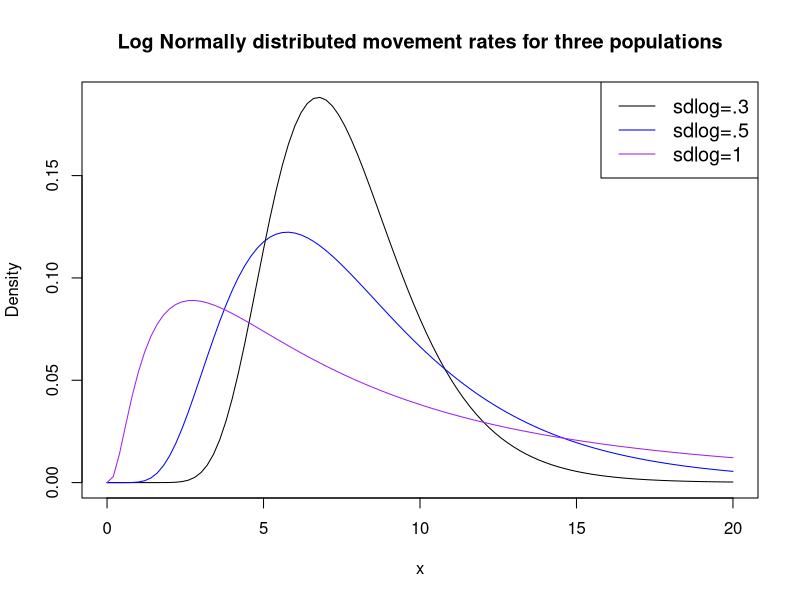
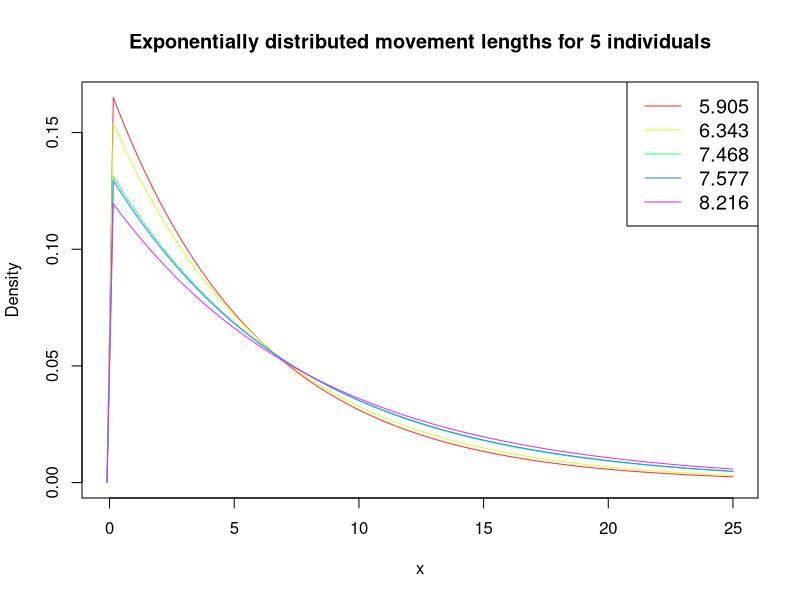
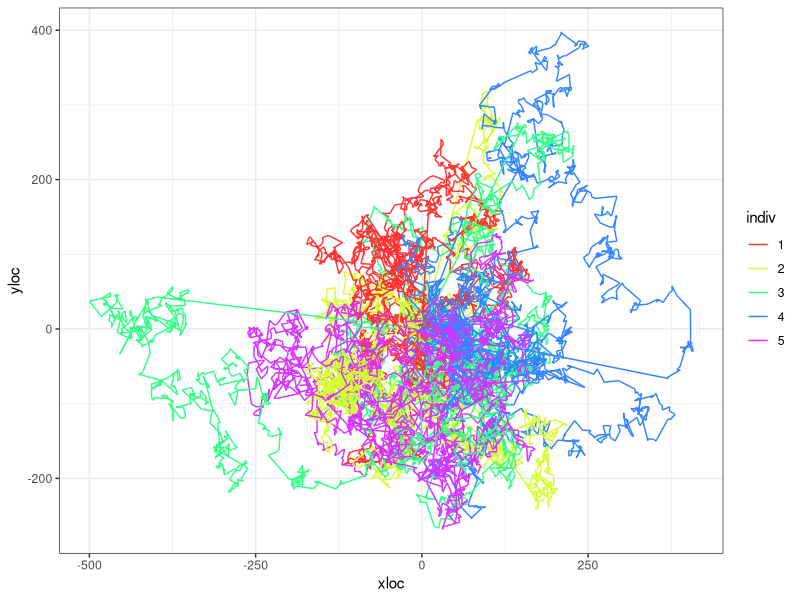

These charts were generated, in order, by the following R code: (Note: this script raises an error after producing the figures.)
## ---- chunk 1
knitr::opts_chunk$set(echo = TRUE)
## ---- chunk 2
library(dplyr)
library(tidyr)
library(ggplot2)
## ---- chunk 3

av.mov.rate <- 2
max.x <- 20

mycols <- c("black", "blue", "purple")
#create density plots
curve(dlnorm(x, meanlog=av.mov.rate, sdlog=.3),
      from=0, to=max.x,
      col=mycols[1],
      main = 'Log Normally distributed movement rates for three populations', #add title
      ylab = 'Density', #change y-axis label
      )

curve(dlnorm(x, meanlog=av.mov.rate, sdlog=.5), 
      from=0, to=max.x,
      col=mycols[2], add=TRUE)

curve(dlnorm(x, meanlog=av.mov.rate, sdlog=1), 
      from=0, to=max.x,
      col=mycols[3], add=TRUE)

#add legend
legend("topright", legend=c("sdlog=.3", "sdlog=.5", "sdlog=1"),
       col=mycols, lty=1, cex=1.2)
## ---- chunk 4
n.individuals <- 5
m_1 <- sort(round(rlnorm(n.individuals, meanlog = av.mov.rate, sdlog = 0.3),3))
m_2 <- sort(round(rlnorm(n.individuals, meanlog = av.mov.rate, sdlog = 0.5),3))
m_3 <- sort(round(rlnorm(n.individuals, meanlog = av.mov.rate, sdlog = 1),3))
## ---- chunk 5

mycols <- rainbow(5, s=0.8)

range <- c(-0.1,max.x+5)
#create density plots
curve(dexp(x, 1/m_1[1]), #notice rate for exponential is 1/movement rate.
      from=range[1], to=range[2], 
      col=mycols[1],
      main = 'Exponentially distributed movement lengths for 5 individuals', #add title
      ylab = 'Density', #change y-axis label
      )
for(i in 2:5){
  curve(dexp(x, 1/m_1[i]), 
        from=range[1], to=range[2],
        col=mycols[i], add=TRUE)
}

#add legend
legend("topright", legend= m_1,
       col=mycols, lty=1, cex=1.2)
## ---- chunk 6
sim_movement <- function(prm, t = 1000, plot.it = TRUE, return.data.frame = FALSE){
  tru.rate <- round(prm, 3)
  movedist <- rexp(t, rate = 1/tru.rate)
  angle <- runif(t, min = 0, max = 360)
  distx <- movedist*cos(angle)
  xloc <- c(0, cumsum(distx))
  disty <- movedist*sin(angle)
  yloc <- c(0, cumsum(disty))
  animalTraj <- data.frame(time = 0:t, xloc = xloc, yloc = yloc)
  if(plot.it == TRUE){
    plot(x = xloc, y = yloc, type = "l", main = paste("Rate=",tru.rate))
  }
  if(return.data.frame == TRUE){
    return(animalTraj)
  }
}
## ---- chunk 7

df <- NULL

for(j in 1:n.individuals){
  for(k in 1:3){
  a <- sim_movement(m_1[j], plot.it = FALSE, return.data.frame = TRUE) %>% 
    mutate(indiv = as.factor(j),
           run = paste("r_", k))
  df <- rbind.data.frame(df, a)
}
}
  

df %>% 
  ggplot(., aes(x = xloc, y=yloc, group = run, color = indiv)) +
  geom_path() +
  scale_color_manual(values = mycols) +
  theme_bw()
## ---- chunk 8

df <- NULL

for(j in 1:individual){
  for(k in 1:10){
  a <- sim_movement(m_2[j], plot.it = FALSE, return.data.frame = TRUE) %>% 
    mutate(indiv = as.factor(j),
           run = paste("r_", k))
  df <- rbind.data.frame(df, a)
}
}
  

df %>% 
  ggplot(., aes(x = xloc, y=yloc, group = run, color = indiv)) +
  geom_path() +
  scale_color_manual(values = mycols) +
  theme_bw()
## ---- chunk 9

df <- NULL

for(j in 1:individual){
  for(k in 1:10){
  a <- sim_movement(m_3[j], plot.it = FALSE, return.data.frame = TRUE) %>% 
    mutate(indiv = as.factor(j),
           run = paste("r_", k))
  df <- rbind.data.frame(df, a)
}
}
  

df %>% 
  ggplot(., aes(x = xloc, y=yloc, group = run, color = indiv)) +
  geom_path() +
  scale_color_manual(values = mycols) +
  theme_bw()
## ---- chunk 10
sim_seeds <- function(nseeds = 20, m.prms = NULL,...){
  grt <- round(rgamma(nseeds, shape = 4, scale = 5))
  t.grt <- max(grt)

  df <- sim_movement(m.prms, t = t.grt, plot.it = FALSE, return.data.frame = TRUE)

  df %>% 
    left_join(., data.frame(s.id = 1:nseeds, time = grt)) %>% 
    mutate(disp = sqrt(xloc^2+yloc^2)) -> df
  
  return(df)
}

summ_seeds <- function(df = NULL){
  df %>% 
  drop_na(s.id) %>% 
  mutate(xi = (mean(xloc)-xloc)^2,
         yi = (mean(yloc)-yloc)^2) %>% 
  summarise(x = mean(xloc),
            y = mean(yloc),
            av.disp = mean(disp),
            se.disp = sd(disp)/sqrt(n()),
            dsprsn = sum(sqrt(xi+yi))/n()) -> s.df
  return(s.df)
}

# a <- sim_seeds(m.prms = m_1[1])
# summ_seeds(a)
## ---- chunk 11
nruns <- 100

df <- NULL
summ.df <- NULL

for(j in 1:1){
  for(k in 1:nruns){
    a <- sim_seeds(m.prms = m_1[j]) %>% 
      mutate(indiv = as.factor(j),
             run = factor(paste0("r_", k), levels = paste0("r_", 1:nruns)))
    
    b <- summ_seeds(a) %>% 
      mutate(indiv = as.factor(j),
             run = factor(paste0("r_", k), levels = paste0("r_", 1:nruns)))
    
    df <- rbind.data.frame(df, a) 
    summ.df <- rbind.data.frame(summ.df, b) 
}
}
  

df %>% 
  ggplot(., aes(x = xloc, y=yloc, 
                group = run,
                color = indiv)) +
  # facet_wrap(~run) +
  geom_path() +
  scale_color_manual(values = mycols) +
  geom_point(data = df %>% drop_na(s.id), 
             aes(x = xloc, y = yloc)) +
  geom_point(data = summ.df, aes(x = x, y=y), color = "black") +
  theme_bw() 

df %>% 
  ggplot(., aes(x = xloc, y = yloc)) +
  # stat_density_2d(aes(fill = ..level..), geom = "polygon", colour="white") +
  geom_bin2d() +
  # geom_hex() +
  scale_fill_continuous(type = "viridis") +
  theme_bw()
  
summ.df %>% 
  ggplot(., aes(y = dsprsn)) +
  geom_boxplot()

summ.df %>% 
  ggplot(., aes(x = av.disp)) +
  geom_density(color = "blue") + # for the average dispersal per run
  geom_density(data = df %>% drop_na(s.id),
                 aes(x = disp)) + # for every seed
  theme_bw()
## ---- chunk 12
# s.df <- df %>% drop_na(s.id)

s.df <- df %>% drop_na(s.id) %>% 
  sample_n(., 50)
  
library(fitdistrplus)

g <- fitdist(s.df$disp, distr = "weibull")
summary(g)
plot(g)

# library(MASS)
# fitdistr(s.df$disp, densfun = "weibull")
## ---- chunk 13
nruns <- 20

df <- NULL
summ.df <- NULL

for(j in 1:individual){
  for(k in 1:nruns){
    a <- sim_seeds(m.prms = m_1[j]) %>% 
      mutate(indiv = as.factor(j),
             run = factor(paste0("r_", k), levels = paste0("r_", 1:nruns)))
    
    b <- summ_seeds(a) %>% 
      mutate(indiv = as.factor(j),
             run = factor(paste0("r_", k), levels = paste0("r_", 1:nruns)))
    
    df <- rbind.data.frame(df, a) 
    summ.df <- rbind.data.frame(summ.df, b) 
}
}
## ---- chunk 14
df %>% 
  ggplot(., aes(x = xloc, y = yloc)) +
  facet_wrap(~indiv) +
  # stat_density_2d(aes(fill = ..level..), geom = "polygon", colour="white") +
  geom_bin2d() +
  # geom_hex() +
  # scale_fill_continuous(type = "viridis") +
  # geom_point(data = df %>% drop_na(s.id), 
  #            aes(x = xloc, y = yloc)) +
  geom_point(data = summ.df, aes(x = x, y=y), color = "red") +
  theme_bw()
## ---- chunk 15
df %>% 
  drop_na(s.id) %>% 
  ggplot(., aes(x = disp, color = indiv)) +
  geom_density() +
  scale_color_manual(values = mycols) +
  theme_bw()

## ---- chunk 16
summ.df %>% 
  ggplot(., aes(y = dsprsn, x = indiv)) + 
  geom_boxplot()
## ---- chunk 17
s.df <- df %>% drop_na(s.id) %>%
  group_by(indiv) %>%
  sample_n(., 50)

# s.df <- df %>% drop_na(s.id)

weib.fits <- NULL

for(i in 1:individual){
  dat <- s.df %>% 
    filter(indiv == i)
  #g <- fitdist(dat$disp, distr = "weibull", method = 'mle', lower = c(0,0))
  g <- fitdistr(dat$disp, densfun = "weibull", lower = c(0,0))
  prms.weib <- data.frame(est.shape = as.numeric(g$estimate[1]),
                          est.scale = as.numeric(g$estimate[2]),
                          loglik = g$loglik, indiv = i)
  weib.fits <- rbind.data.frame(weib.fits, prms.weib)
  # plot(g)
}

weib.fits
## ---- chunk 18
weib.boot <- NULL

for(j in 1:10){
      s.df <- df %>% drop_na(s.id) %>%
      group_by(indiv) %>%
      sample_n(., 50)
    
    # s.df <- df %>% drop_na(s.id)
    
    weib.fits <- NULL
    
    for(i in 1:individual){
      dat <- s.df %>% 
        filter(indiv == i)
      #g <- fitdist(dat$disp, distr = "weibull", method = 'mle', lower = c(0,0))
      g <- fitdistr(dat$disp, densfun = "weibull", lower = c(0,0))
      prms.weib <- data.frame(est.shape = as.numeric(g$estimate[1]),
                              est.scale = as.numeric(g$estimate[2]),
                              loglik = g$loglik, indiv = i)
      weib.fits <- rbind.data.frame(weib.fits, prms.weib)
      # plot(g)
    }
    
    weib.boot <- rbind.data.frame(weib.boot, weib.fits %>% mutate(boot = j))
}

weib.boot
## ---- chunk 19
library(Hmisc)

weib.boot %>% 
  ggplot(., aes(x = factor(indiv), y = est.scale)) +
  geom_violin() +
  #geom_boxplot(width = 0.1) +
  stat_summary(fun.data=mean_sdl, mult=1, 
                 geom="pointrange", color="red") +
  theme_bw()
